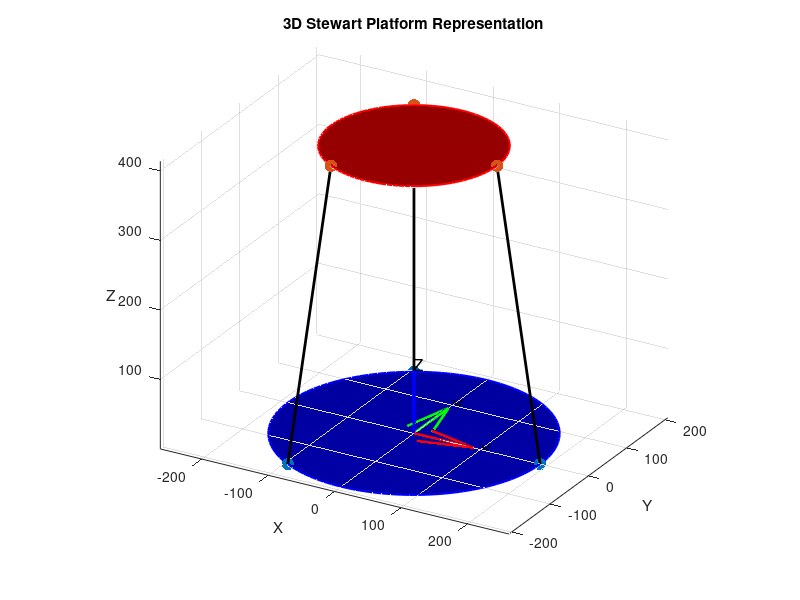

MATLAB code to generate this figure:
clear; close all;
% Parameters
rb = 190;
rt = 125;
h = 414;
phi = 0 * pi / 180;
theta = 0 * pi / 180;

% Bottom plate actuator points
B1 = [rb; 0; 0];
B2 = [-rb/2; sqrt(3)*rb/2; 0];
B3 = [-rb/2; -sqrt(3)*rb/2; 0];

% Top plate actuator points (local)
T1_local = [rt; 0; 0];
T2_local = [-rt/2; sqrt(3)*rt/2; 0];
T3_local = [-rt/2; -sqrt(3)*rt/2; 0];



% Rotation matrices
Rx = [1 0 0;
      0 cos(phi) -sin(phi);
      0 sin(phi) cos(phi)];

Ry = [cos(theta) 0 sin(theta);
      0 1 0;
      -sin(theta) 0 cos(theta)];

R = Ry * Rx;

P = [0; 0; h];

% Transform top plate
T1 = R * T1_local + P;
T2 = R * T2_local + P;
T3 = R * T3_local + P;

% Circle points for plates
theta_circle = linspace(0, 2*pi, 100);
bottom_circle = rb * [cos(theta_circle); sin(theta_circle); zeros(1, 100)];
top_circle_local = rt * [cos(theta_circle); sin(theta_circle); zeros(1, 100)];
top_circle = R * top_circle_local + P;

% Leg vectors and lengths
l1 = T1 - B1; L1 = norm(l1);
l2 = T2 - B2; L2 = norm(l2);
l3 = T3 - B3; L3 = norm(l3);

% Plotting
figure; hold on; axis equal;
xlabel('X'); ylabel('Y'); zlabel('Z'); 
set(get(gca,'zlabel'),'rotation',0)
grid on;
title('3D Stewart Platform Representation');

% Plot bottom and top plates as filled disks
fill3(bottom_circle(1,:), bottom_circle(2,:), bottom_circle(3,:),'b', 'FaceAlpha', 0.3, 'EdgeColor', 'b', 'LineWidth', 1.5);
fill3(top_circle(1,:), top_circle(2,:), top_circle(3,:),'r', 'FaceAlpha', 0.3, 'EdgeColor', 'r', 'LineWidth', 1.5);

% Plot connection points
scatter3([B1(1), B2(1), B3(1)], [B1(2), B2(2), B3(2)], [B1(3), B2(3), B3(3)],80, 'bo', 'filled');
scatter3([T1(1), T2(1), T3(1)], [T1(2), T2(2), T3(2)], [T1(3), T2(3), T3(3)],80, 'ro', 'filled');

% Plot legs
plot3([B1(1), T1(1)], [B1(2), T1(2)], [B1(3), T1(3)], 'k-', 'LineWidth', 2);
plot3([B2(1), T2(1)], [B2(2), T2(2)], [B2(3), T2(3)], 'k-', 'LineWidth', 2);
plot3([B3(1), T3(1)], [B3(2), T3(2)], [B3(3), T3(3)], 'k-', 'LineWidth', 2);

% Display leg lengths
% text(B1(1), B1(2), B1(3), sprintf('L1 = %.1f', L1), 'FontSize', 10, 'Color', 'k');
% text(B2(1), B2(2), B2(3), sprintf('L2 = %.1f', L2), 'FontSize', 10, 'Color', 'k');
% text(B3(1), B3(2), B3(3), sprintf('L3 = %.1f', L3), 'FontSize', 10, 'Color', 'k');

%3D appearance
view(30, 25); % 3D viewing angle
camlight headlight; 
lighting gouraud;
axis vis3d;

% Reference coordinate system at bottom center
axis_length = 100; % length of the axis arrows

% X-axis (red)
quiver3(0, 0, 0, axis_length, 0, 0, 'r', 'LineWidth', 2, 'MaxHeadSize', 0.5);
text(axis_length, 0, 0, 'X', 'FontSize', 12, 'Color', 'k');

% Y-axis (green)
quiver3(0, 0, 0, 0, axis_length, 0, 'g', 'LineWidth', 2, 'MaxHeadSize', 0.5);
text(0, axis_length, 0, 'Y', 'FontSize', 12, 'Color', 'k');

% Z-axis (blue)
quiver3(0, 0, 0, 0, 0, axis_length, 'b', 'LineWidth', 2, 'MaxHeadSize', 0.5);
text(0, 0, axis_length, 'Z', 'FontSize', 12, 'Color', 'k');


function drawCoordinateFrame(origin, axisLength)
    quiver3(origin(1), origin(2), origin(3), axisLength, 0, 0, 'r', 'LineWidth', 2);
    text(origin(1)+axisLength, origin(2), origin(3), 'X', 'FontSize', 12, 'Color', 'r');

    quiver3(origin(1), origin(2), origin(3), 0, axisLength, 0, 'g', 'LineWidth', 2);
    text(origin(1), origin(2)+axisLength, origin(3), 'Y', 'FontSize', 12, 'Color', 'g');

    quiver3(origin(1), origin(2), origin(3), 0, 0, axisLength, 'b', 'LineWidth', 2);
    text(origin(1), origin(2), origin(3)+axisLength, 'Z', 'FontSize', 12, 'Color', 'b');
end












